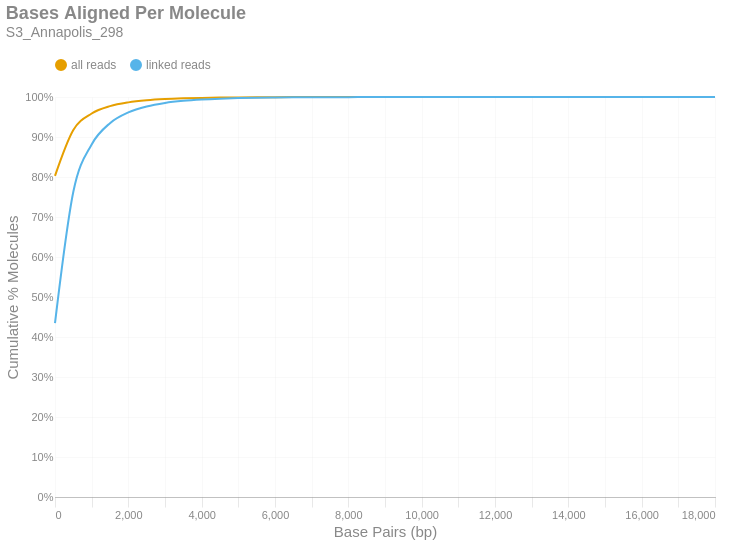

The notebook cell this image was saved under:
### Markdown cell above
### Bases Aligned Per Molecule
This is a cumulative frequency distribution showing the number of base pairs aligned per unique molecule. These data are shown in 500 bp bins. There are two distributions: one with `all reads` (yellow) and another with only `linked reads` (blue). The percent of molecules in the `linked reads` distribution is relative to the total number of linked molecules.

### Code cell
if SKIPLR:
    print_html(f"Skipped")
else:
    binned_df = consolidated_hist(valids['aligned_bp'], mask, 500, True)
    with SafeRender(binned_df):
        (
            density_plot(binned_df, 'Bases Aligned Per Molecule', samplename, 'basesper')
            .encode(
                x=alt.X('bin:Q', title="Base Pairs (bp)").axis(tickMinStep=500).scale(padding=0),
                y=alt.Y('value:Q', title='Cumulative % Molecules')
                    .axis(format='%')
                    .scale(domain = [0,1])
                    .stack(False),
                color=alt.Color("key:N").scale(domain = ["all reads", "linked reads"]),
                tooltip = [
                    alt.Tooltip("key:N", title = "Data Type"),
                    alt.Tooltip("range_label:N", title="Bases Aligned Per Molecule"),
                    alt.Tooltip("value:Q", format = ".2%", title="% Molecules (Cum.)")
                ]
            )
        ).display()

### Figure 1 — Vega-Lite specification as saved in the notebook (floating-point values rounded to 4 significant figures)
{"width": "container", "height": 400, "config": {"title": {"anchor": "start", "dy": -15, "fontSize": 18, "color": "#888888", "subtitleColor": "#888888", "subtitleFontSize": 14}, "arc": {"fill": "#0072B2"}, "axis": {"domainColor": "#888888", "domainWidth": 0.5, "gridWidth": 0.2, "grid": false, "titleFontWeight": 400, "titleFontSize": 15, "labelFontSize": 11, "labelColor": "#888888", "tickColor": "#888888", "tickWidth": 0.2, "titleColor": "#888888"}, "axisBand": {"grid": false}, "axisX": {"grid": true, "tickSize": 10, "domainCap": "round"}, "axisY": {"domain": false, "grid": true, "tickSize": 0, "domainCap": "round"}, "background": "transparent", "header": {"labelFontSize": 15, "labelColor": "#888888", "titleFontSize": 15, "titleFontWeight": 600, "titleColor": "#888888"}, "legend": {"labelFont": "sans-serif", "labelFontSize": 12, "labelColor": "#888888", "symbolSize": 100, "symbolType": "circle", "titleFontSize": 12, "titlePadding": 10, "titleColor": "#888888", "title": null, "orient": "top"}, "range": {"category": ["#E69F00", "#56B4E9", "#009E73", "#F0E442", "#0072B2", "#D55E00", "#CC79A7", "#000000"], "diverging": ["#cfe8f3", "#a2d4ec", "#73bfe2", "#46abdb", "#1696d2", "#12719e"]}, "area": {"fill": "#0072B2", "fillOpacity": 0.7, "line": true, "strokeOpacity": 0.7}, "line": {"color": "#0072B2", "stroke": "#0072B2", "strokeWidth": 2}, "trail": {"color": "#0072B2", "stroke": "#0072B2", "strokeWidth": 0, "size": 1}, "point": {"filled": true, "fillOpacity": 1.0, "size": 95}, "text": {"color": "#888888", "fontSize": 11, "align": "right", "fontWeight": 400, "size": 11}, "bar": {"fill": "#0072B2", "stroke": null}, "view": {"stroke": null, "continuousWidth": 660, "continuousHeight": 400}}, "data": {"name": "data-ca3df0aae75c7011f20705c6e6ff5717"}, "mark": {"type": "line", "interpolate": "monotone", "point": {"opacity": 0, "size": 275}}, "encoding": {"color": {"field": "key", "scale": {"domain": ["all reads", "linked reads"]}, "type": "nominal"}, "tooltip": [{"field": "key", "title": "Data Type", "type": "nominal"}, {"field": "range_label", "title": "Bases Aligned Per Molecule", "type": "nominal"}, {"field": "value", "format": ".2%", "title": "% Molecules (Cum.)", "type": "quantitative"}], "x": {"axis": {"tickMinStep": 500}, "field": "bin", "scale": {"padding": 0}, "title": "Base Pairs (bp)", "type": "quantitative"}, "y": {"axis": {"format": "%"}, "field": "value", "scale": {"domain": [0, 1]}, "stack": false, "title": "Cumulative % Molecules", "type": "quantitative"}}, "params": [{"name": "param_c36ac31b6afebe62", "select": {"type": "point", "fields": ["key"]}, "bind": "legend"}], "title": {"text": "Bases Aligned Per Molecule", "subtitle": "S3_Annapolis_298"}, "transform": [{"fold": ["all reads (cumsum)", "linked reads (cumsum)"]}, {"calculate": "replace(datum.key, ' (cumsum)', '')", "as": "key"}, {"filter": {"param": "param_c36ac31b6afebe62"}}], "usermeta": {"embedOptions": {"downloadFileName": "S3_Annapolis_298.basesper"}}, "$schema": "https://vega.github.io/schema/vega-lite/v6.1.0.json", "datasets": {"data-ca3df0aae75c7011f20705c6e6ff5717": [{"bin": "0.0", "interval": "0.0-500.0", "all reads": 0.8029, "linked reads": 0.4344, "all reads (cumsum)": 0.8029, "linked reads (cumsum)": 0.4344, "range_label": "0-499"}, {"bin": "500.0", "interval": "500.0-1000.0", "all reads": 0.1148, "linked reads": 0.3286, "all reads (cumsum)": 0.9176, "linked reads (cumsum)": 0.763, "range_label": "500-999"}, {"bin": "1000.0", "interval": "1000.0-1500.0", "all reads": 0.04118, "linked reads": 0.1184, "all reads (cumsum)": 0.9588, "linked reads (cumsum)": 0.8814, "range_label": "1000-1499"}, {"bin": "1500.0", "interval": "1500.0-2000.0", "all reads": 0.01847, "linked reads": 0.05316, "all reads (cumsum)": 0.9773, "linked reads (cumsum)": 0.9346, "range_label": "1500-1999"}, {"bin": "2000.0", "interval": "2000.0-2500.0", "all reads": 0.009314, "linked reads": 0.02681, "all reads (cumsum)": 0.9866, "linked reads (cumsum)": 0.9614, "range_label": "2000-2499"}, {"bin": "2500.0", "interval": "2500.0-3000.0", "all reads": 0.005183, "linked reads": 0.01492, "all reads (cumsum)": 0.9918, "linked reads (cumsum)": 0.9763, "range_label": "2500-2999"}, {"bin": "3000.0", "interval": "3000.0-3500.0", "all reads": 0.003048, "linked reads": 0.008772, "all reads (cumsum)": 0.9948, "linked reads (cumsum)": 0.9851, "range_label": "3000-3499"}, {"bin": "3500.0", "interval": "3500.0-4000.0", "all reads": 0.001832, "linked reads": 0.005274, "all reads (cumsum)": 0.9966, "linked reads (cumsum)": 0.9903, "range_label": "3500-3999"}, {"bin": "4000.0", "interval": "4000.0-4500.0", "all reads": 0.001155, "linked reads": 0.003326, "all reads (cumsum)": 0.9978, "linked reads (cumsum)": 0.9937, "range_label": "4000-4499"}, {"bin": "4500.0", "interval": "4500.0-5000.0", "all reads": 0.0007539, "linked reads": 0.00217, "all reads (cumsum)": 0.9985, "linked reads (cumsum)": 0.9958, "range_label": "4500-4999"}, {"bin": "5000.0", "interval": "5000.0-5500.0", "all reads": 0.0004777, "linked reads": 0.001375, "all reads (cumsum)": 0.999, "linked reads (cumsum)": 0.9972, "range_label": "5000-5499"}, {"bin": "5500.0", "interval": "5500.0-6000.0", "all reads": 0.0003036, "linked reads": 0.0008739, "all reads (cumsum)": 0.9993, "linked reads (cumsum)": 0.9981, "range_label": "5500-5999"}, {"bin": "6000.0", "interval": "6000.0-6500.0", "all reads": 0.0001995, "linked reads": 0.0005744, "all reads (cumsum)": 0.9995, "linked reads (cumsum)": 0.9986, "range_label": "6000-6499"}, {"bin": "6500.0", "interval": "6500.0-7000.0", "all reads": 0.0001606, "linked reads": 0.0004623, "all reads (cumsum)": 0.9997, "linked reads (cumsum)": 0.9991, "range_label": "6500-6999"}, {"bin": "7000.0", "interval": "7000.0-7500.0", "all reads": 9.424e-05, "linked reads": 0.0002713, "all reads (cumsum)": 0.9998, "linked reads (cumsum)": 0.9994, "range_label": "7000-7499"}, {"bin": "7500.0", "interval": "7500.0-8000.0", "all reads": 6.597e-05, "linked reads": 0.0001899, "all reads (cumsum)": 0.9999, "linked reads (cumsum)": 0.9996, "range_label": "7500-7999"}, {"bin": "8000.0", "interval": "8000.0-8500.0", "all reads": 4.097e-05, "linked reads": 0.0001179, "all reads (cumsum)": 0.9999, "linked reads (cumsum)": 0.9997, "range_label": "8000-8499"}, {"bin": "8500.0", "interval": "8500.0-9000.0", "all reads": 2.827e-05, "linked reads": 8.138e-05, "all reads (cumsum)": 0.9999, "linked reads (cumsum)": 0.9998, "range_label": "8500-8999"}, {"bin": "9000.0", "interval": "9000.0-9500.0", "all reads": 2.499e-05, "linked reads": 7.194e-05, "all reads (cumsum)": 0.9999, "linked reads (cumsum)": 0.9998, "range_label": "9000-9499"}, {"bin": "9500.0", "interval": "9500.0-10000.0", "all reads": 1.803e-05, "linked reads": 5.189e-05, "all reads (cumsum)": 1.0, "linked reads (cumsum)": 0.9999, "range_label": "9500-9999"}, {"bin": "10000.0", "interval": "10000.0-10500.0", "all reads": 1.106e-05, "linked reads": 3.184e-05, "all reads (cumsum)": 1.0, "linked reads (cumsum)": 0.9999, "range_label": "10000-10499"}, {"bin": "10500.0", "interval": "10500.0-11000.0", "all reads": 6.146e-06, "linked reads": 1.769e-05, "all reads (cumsum)": 1.0, "linked reads (cumsum)": 0.9999, "range_label": "10500-10999"}, {"bin": "11000.0", "interval": "11000.0-11500.0", "all reads": 6.146e-06, "linked reads": 1.769e-05, "all reads (cumsum)": 1.0, "linked reads (cumsum)": 1.0, "range_label": "11000-11499"}, {"bin": "11500.0", "interval": "11500.0-12000.0", "all reads": 3.688e-06, "linked reads": 1.061e-05, "all reads (cumsum)": 1.0, "linked reads (cumsum)": 1.0, "range_label": "11500-11999"}, {"bin": "12000.0", "interval": "12000.0-12500.0", "all reads": 4.507e-06, "linked reads": 1.297e-05, "all reads (cumsum)": 1.0, "linked reads (cumsum)": 1.0, "range_label": "12000-12499"}, {"bin": "12500.0", "interval": "12500.0-13000.0", "all reads": 8.195e-07, "linked reads": 2.359e-06, "all reads (cumsum)": 1.0, "linked reads (cumsum)": 1.0, "range_label": "12500-12999"}, {"bin": "13000.0", "interval": "13000.0-13500.0", "all reads": 1.229e-06, "linked reads": 3.538e-06, "all reads (cumsum)": 1.0, "linked reads (cumsum)": 1.0, "range_label": "13000-13499"}, {"bin": "13500.0", "interval": "13500.0-14000.0", "all reads": 1.229e-06, "linked reads": 3.538e-06, "all reads (cumsum)": 1.0, "linked reads (cumsum)": 1.0, "range_label": "13500-13999"}, {"bin": "14000.0", "interval": "14000.0-14500.0", "all reads": 4.097e-07, "linked reads": 1.179e-06, "all reads (cumsum)": 1.0, "linked reads (cumsum)": 1.0, "range_label": "14000-14499"}, {"bin": "14500.0", "interval": "14500.0-15000.0", "all reads": 4.097e-07, "linked reads": 1.179e-06, "all reads (cumsum)": 1.0, "linked reads (cumsum)": 1.0, "range_label": "14500-14999"}, {"bin": "15000.0", "interval": "15000.0-15500.0", "all reads": 0.0, "linked reads": 0.0, "all reads (cumsum)": 1.0, "linked reads (cumsum)": 1.0, "range_label": "15000-15499"}, {"bin": "15500.0", "interval": "15500.0-16000.0", "all reads": 0.0, "linked reads": 0.0, "all reads (cumsum)": 1.0, "linked reads (cumsum)": 1.0, "range_label": "15500-15999"}, {"bin": "16000.0", "interval": "16000.0-16500.0", "all reads": 4.097e-07, "linked reads": 1.179e-06, "all reads (cumsum)": 1.0, "linked reads (cumsum)": 1.0, "range_label": "16000-16499"}, {"bin": "16500.0", "interval": "16500.0-17000.0", "all reads": 0.0, "linked reads": 0.0, "all reads (cumsum)": 1.0, "linked reads (cumsum)": 1.0, "range_label": "16500-16999"}, {"bin": "17000.0", "interval": "17000.0-17500.0", "all reads": 8.195e-07, "linked reads": 2.359e-06, "all reads (cumsum)": 1.0, "linked reads (cumsum)": 1.0, "range_label": "17000-17499"}, {"bin": "17500.0", "interval": "17500.0-18000.0", "all reads": 0.0, "linked reads": 0.0, "all reads (cumsum)": 1.0, "linked reads (cumsum)": 1.0, "range_label": "17500-17999"}, {"bin": "18000.0", "interval": "18000.0-18500.0", "all reads": 4.097e-07, "linked reads": 1.179e-06, "all reads (cumsum)": 1.0, "linked reads (cumsum)": 1.0, "range_label": "18000-18499"}]}}
